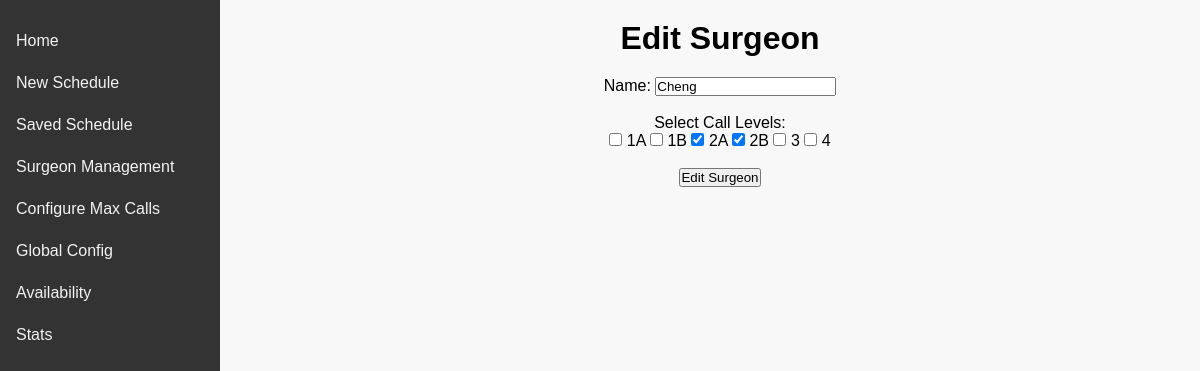
The page /surgeons/edit/7 on the database its author committed.
### tables this page shows
CREATE TABLE surgeons (
                id INTEGER PRIMARY KEY AUTOINCREMENT,
                name TEXT NOT NULL,
                call_levels TEXT NOT NULL
            , nlth INTEGER NOT NULL DEFAULT 0);

### app.py (the view, shortened to what this page needs)
@app.route('/surgeons/edit/<int:surgeon_id>', methods=['GET', 'POST'])
def edit_surgeon(surgeon_id):
    db = get_db()
    row = db.execute("SELECT * FROM surgeons WHERE id = ?", (surgeon_id,)).fetchone()
    if not row:
        flash("Surgeon not found!")
        return redirect(url_for('list_surgeons'))
    surgeon = dict(row)
    return render_template('surgeon_form.html', surgeon=surgeon, action="Edit")

### app.py (called while the page is built)
@app.context_processor
def utility_processor():
    return {
        'parse_call_levels': parse_call_levels
    }

@app.teardown_appcontext
def close_connection(exception):
    db = getattr(g, '_database', None)
    if db is not None:
        db.close()

### helper.py (called while the page is built)
def get_db():
    db = getattr(g, '_database', None)
    if db is None:
        db = g._database = sqlite3.connect(DATABASE)
        db.row_factory = sqlite3.Row  # Enables dict-like access.
    return db

### templates/surgeon_form.html (shortened to what this page needs)
{% extends "base.html" %}
{% block content %}
  <h1 style="text-align: center;">{{ action }} Surgeon</h1>
  <form method="post" action="" style="text-align: center; margin-top:20px;">
    <div>
      <label for="name">Name:</label>
      <input type="text" name="name" id="name" value="{{ surgeon.name if surgeon.name else '' }}" required>
    </div>
    <br>
    <div>
      <label>Select Call Levels:</label>
      <br>
      {% set levels = ['1A','1B','2A','2B','3','4'] %}
      {% for level in levels %}
        <input type="checkbox" name="call_levels" value="{{ level }}"
          {% if surgeon.call_levels and level in surgeon.call_levels %}checked{% endif %}>
        {{ level }}
      {% endfor %}
    </div>
    <br>
    <button type="submit">{{ action }} Surgeon</button>
  </form>
{% endblock %}

### templates/base.html (style rules this page uses)
* { box-sizing: border-box; margin: 0; padding: 0; }
body, html { font-family: Arial, sans-serif; height: 100%; background-color: #f8f8f8; }

### rows shown on the page
surgeons: name "Cheng", call_levels "☑" "☑"

### other values the page prints
{{ action }} "Edit"
{{ level }} "1A" "1B" "2A" "2B" "3" "4"
